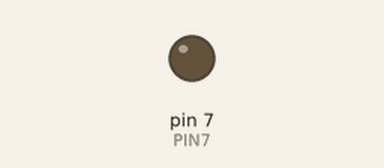
Recording of a sketch running on a simulated Arduino Uno, built with avr-gcc and run on an emulated ATmega328P. Shown: output pins drawn as LEDs (lit = HIGH).

Above: at 0.1 s.
At 2.1 s:
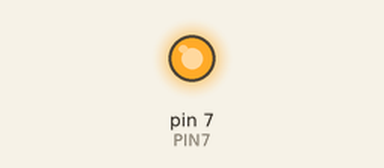
Timing chart, 0 to 3.6 s (numbered marks = the images above):
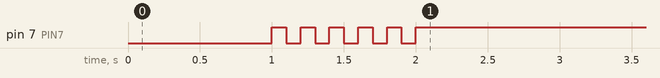

The sketch:

05_practice_2.ino
```cpp
#define PIN7 7

void setup(){
  pinMode(PIN7, OUTPUT);
  digitalWrite(PIN7, LOW);
  delay(1000);
  digitalWrite(PIN7, HIGH);
  int i = 5;
  while(i-- > 0){
    delay(100);
    digitalWrite(PIN7, LOW);
    delay(100);
    digitalWrite(PIN7, HIGH);
  }

}

void loop(){

}
```
